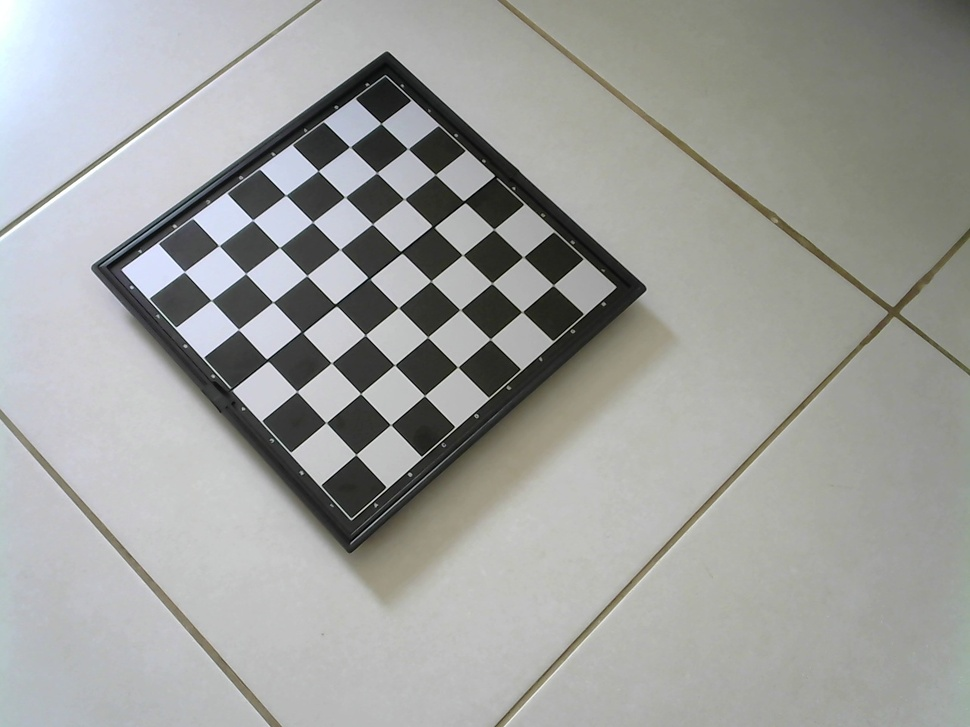
#> input picture calibration/calibration_images/1.jpg, 970 x 727 px, shrunk from 1280 x 960 before the run
$ python -i preprocessing.py   (imports and definitions only)
#> lines starting #> are read from the running program, lines starting #| are printed output that depends on the picture; after the words box and inside, x2 and y2 are one past the last pixel; in counts of white or black regions, pixels touching at a corner belong together
#> further down, picture is the input picture: shape (727, 970, 3); mean B, G, R 157.3, 160, 158.7
import cv2

def get_contours(frame):
    blurred = cv2.GaussianBlur(frame, (5, 5), cv2.BORDER_DEFAULT)
    canny = cv2.Canny(blurred, 50, 150)
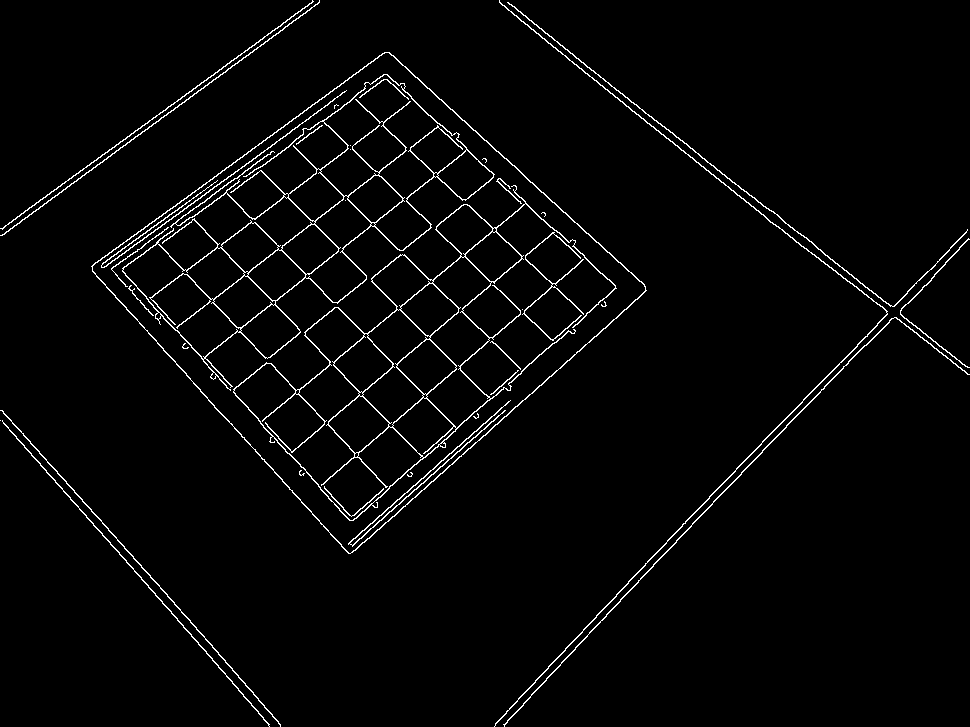
#> canny: shape (727, 970); 2.6% white in thin lines or dots

    kernel = cv2.getStructuringElement(cv2.MORPH_RECT, (2, 2))
    dilated = cv2.dilate(canny, kernel)
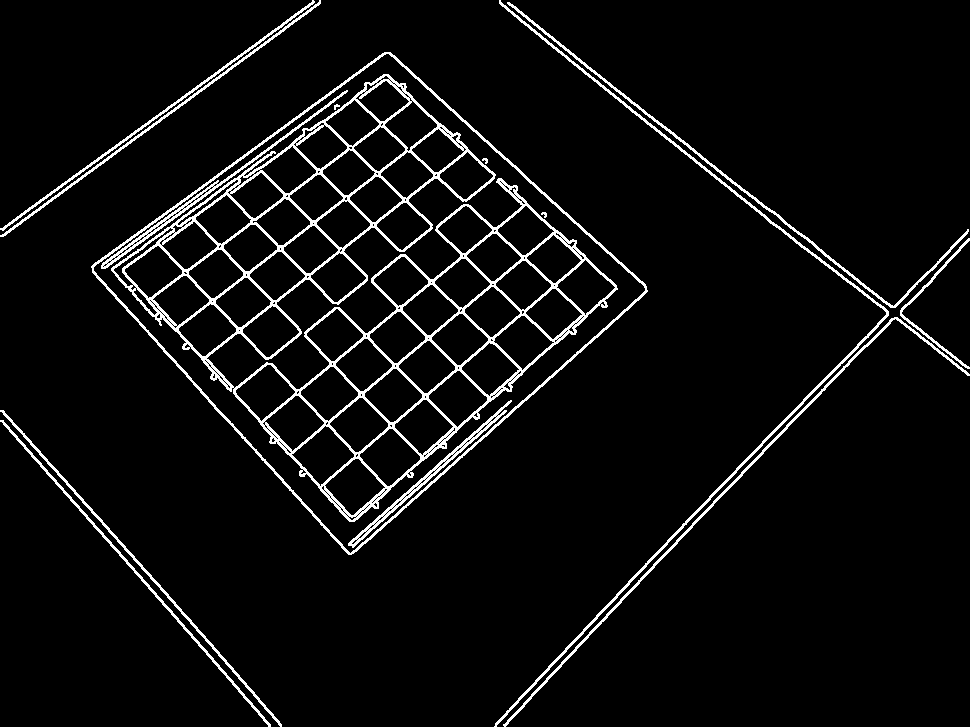
#> dilated: shape (727, 970); 5.3% white in thin lines or dots

    eroded = cv2.erode(dilated, kernel)
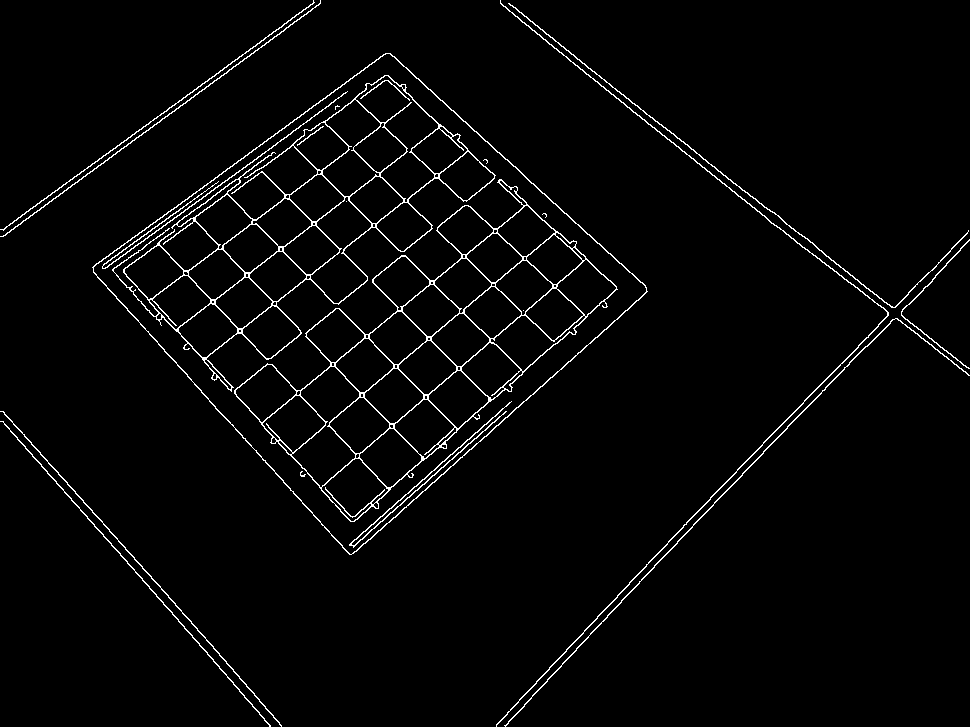
#> eroded: shape (727, 970); 2.7% white in thin lines or dots

    contours, _ = cv2.findContours(
        eroded, cv2.RETR_EXTERNAL, cv2.CHAIN_APPROX_SIMPLE
    )
#> contours = 9 contours; largest, box (x1, y1, x2, y2) and area: (92, 53, 648, 555) 141701, (496, 0, 889, 727) 682, (504, 318, 970, 727) 429, (508, 3, 969, 308) 352, (0, 411, 282, 727) 270
    return contours

>>> import cv2
>>> picture = cv2.imread('../../calibration/calibration_images/1.jpg')
>>> result = get_contours(picture)
#> result has the same summary as contours in get_contours

$ run again, on calibration/calibration_images/10.jpg
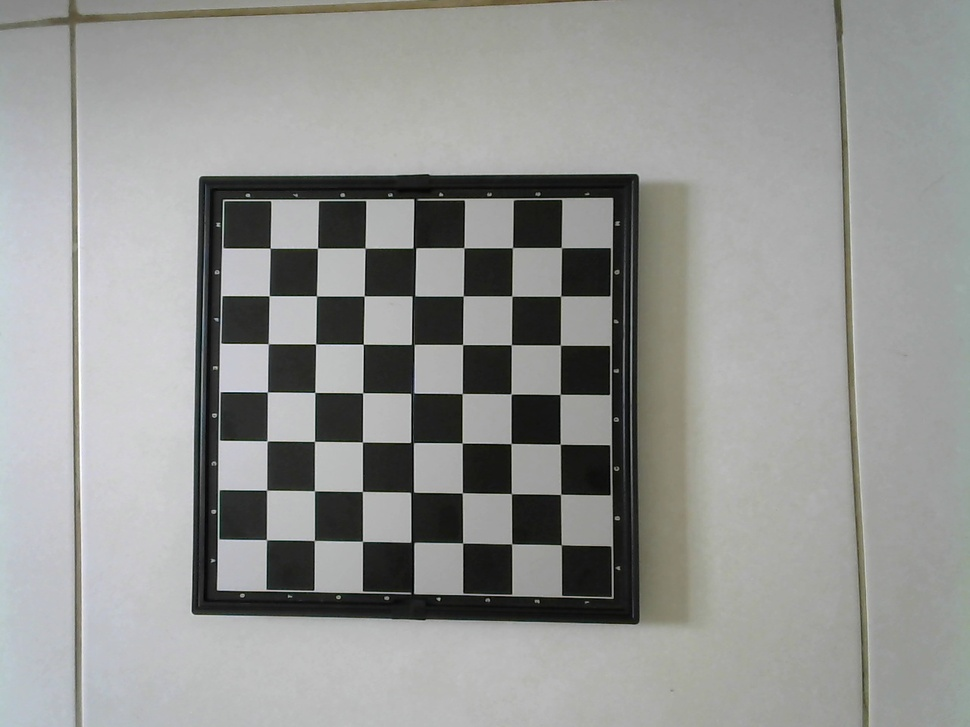
#> input picture calibration/calibration_images/10.jpg, 970 x 727 px, shrunk from 1280 x 960 before the run
#> picture is the input picture: shape (727, 970, 3); mean B, G, R 146.6, 148.8, 147.8
#> in get_contours, `canny = cv2.Canny(blurred, 50, 150)`:
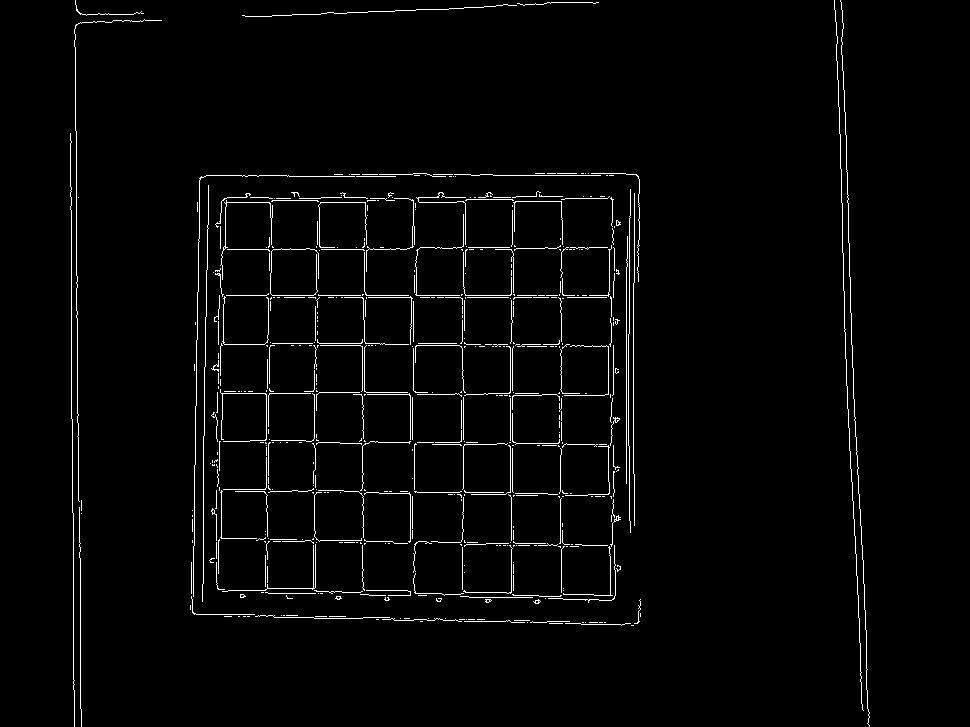
#> canny: shape (727, 970); 2.4% white in thin lines or dots, all inside (x1, y1, x2, y2) = (70, 0, 870, 727)
#> dilated: shape (727, 970); 5% white; 15 white regions, largest, box (x1, y1, x2, y2) and area: (209, 191, 622, 604) 21978, (190, 173, 642, 627) 3896, (74, 19, 163, 727) 1646
#> in get_contours, `eroded = cv2.erode(dilated, kernel)`:
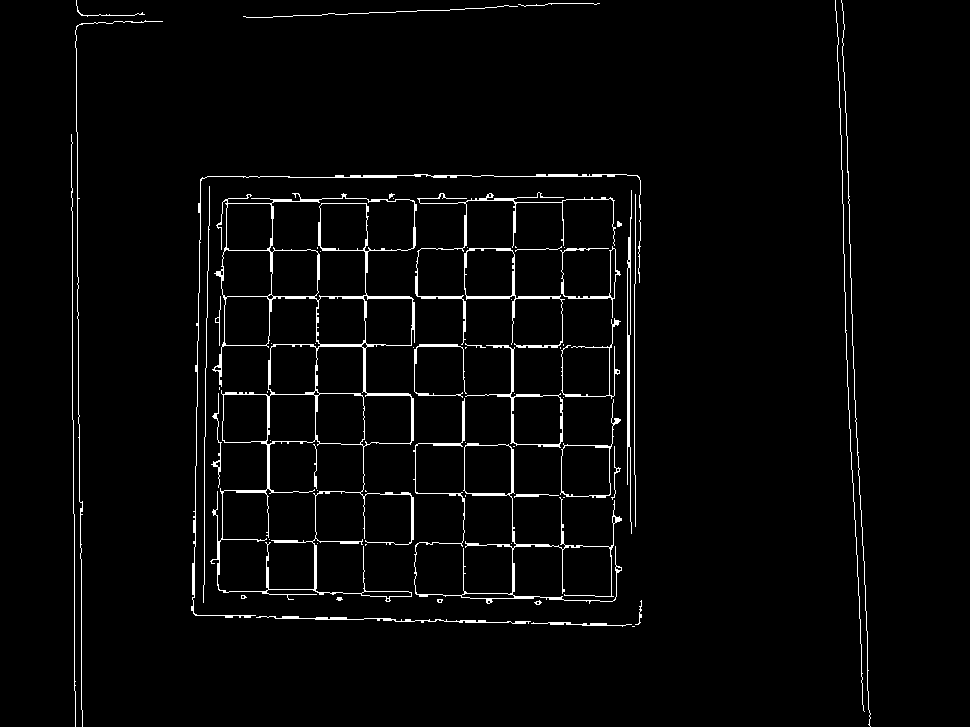
#> eroded: shape (727, 970); 2.9% white in thin lines or dots, all inside (x1, y1, x2, y2) = (71, 0, 871, 727)
#> contours = 59 contours, 44 with area under 20; largest, box (x1, y1, x2, y2) and area: (210, 193, 417, 602) 51982, (413, 398, 622, 604) 3334, (465, 345, 563, 448) 2666, (464, 248, 565, 348) 2631, (560, 399, 621, 498) 2463
#> result has the same summary as contours in get_contours

$ run again, on calibration/calibration_images/2.jpg
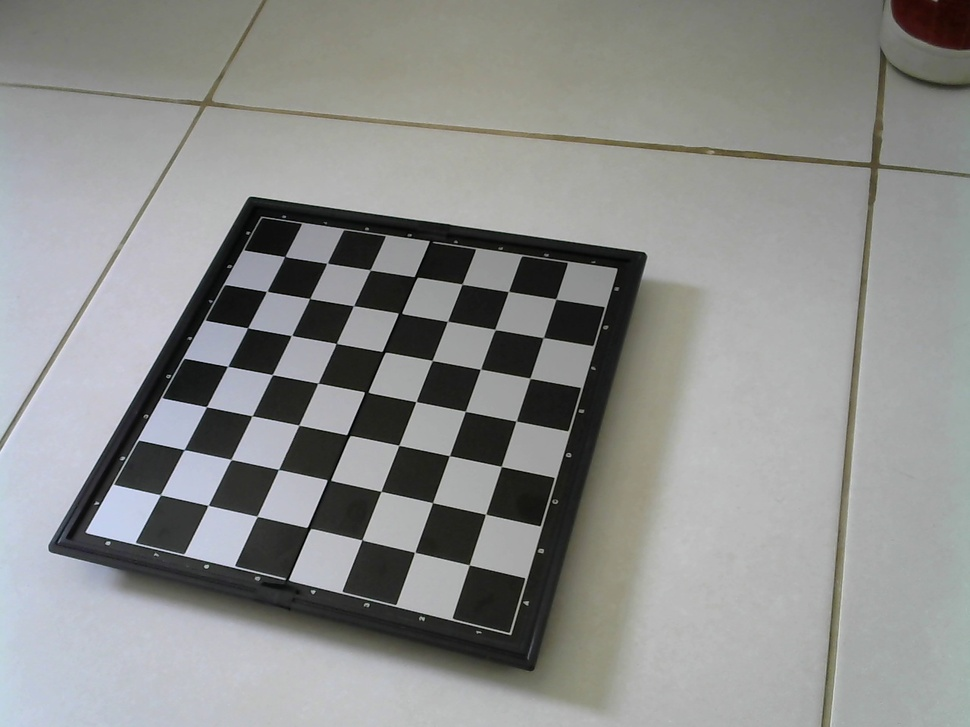
#> input picture calibration/calibration_images/2.jpg, 970 x 727 px, shrunk from 1280 x 960 before the run
#> picture is the input picture: shape (727, 970, 3); mean B, G, R 140.4, 142.2, 141
#> in get_contours, `canny = cv2.Canny(blurred, 50, 150)`:
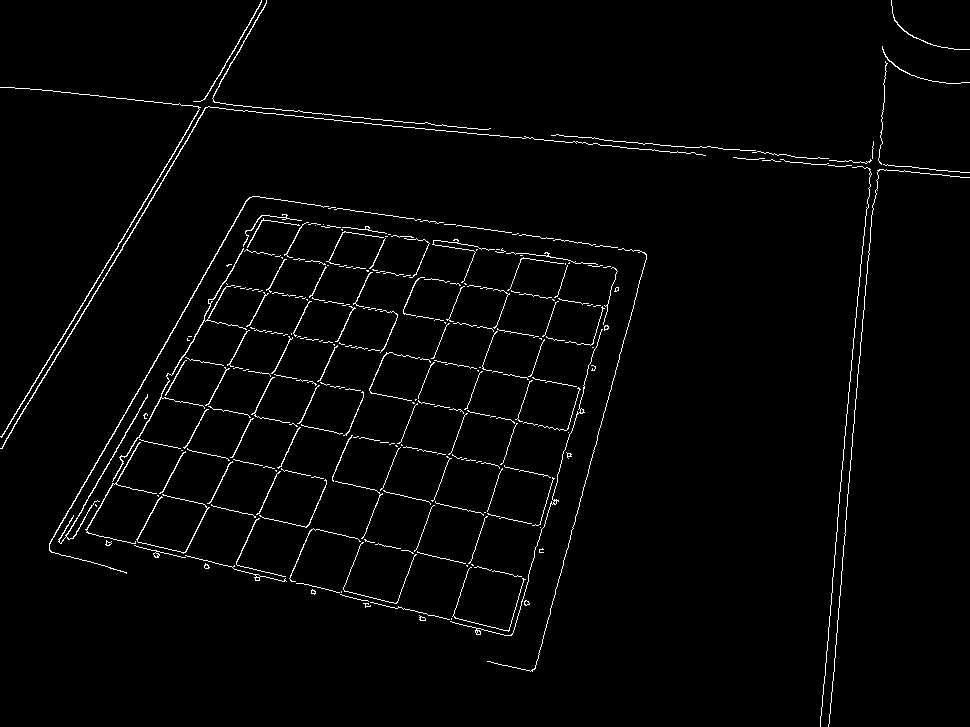
#> canny: shape (727, 970); 2.1% white in thin lines or dots
#> dilated: shape (727, 970); 4.6% white in thin lines or dots
#> in get_contours, `eroded = cv2.erode(dilated, kernel)`:
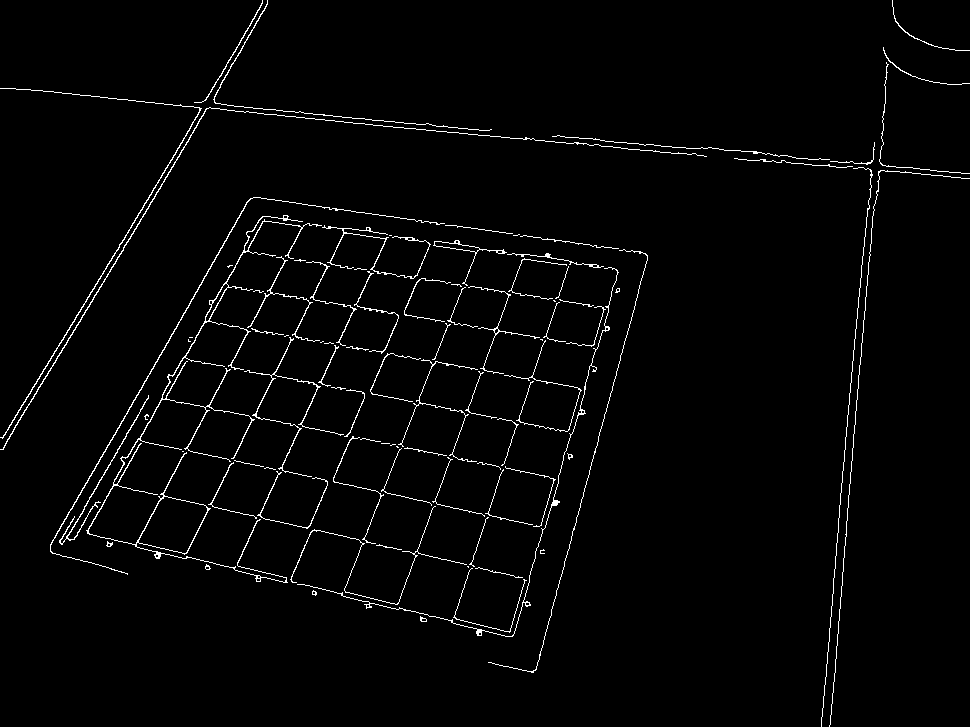
#> eroded: shape (727, 970); 2.2% white in thin lines or dots
#> contours = 89 contours, 62 with area under 20; largest, box (x1, y1, x2, y2) and area: (86, 215, 322, 583) 3305, (433, 240, 507, 286) 265, (50, 197, 445, 575) 212, (0, 107, 707, 450) 204, (0, 88, 202, 439) 190
#> result has the same summary as contours in get_contours

$ run again, on calibration/calibration_images/3.jpg
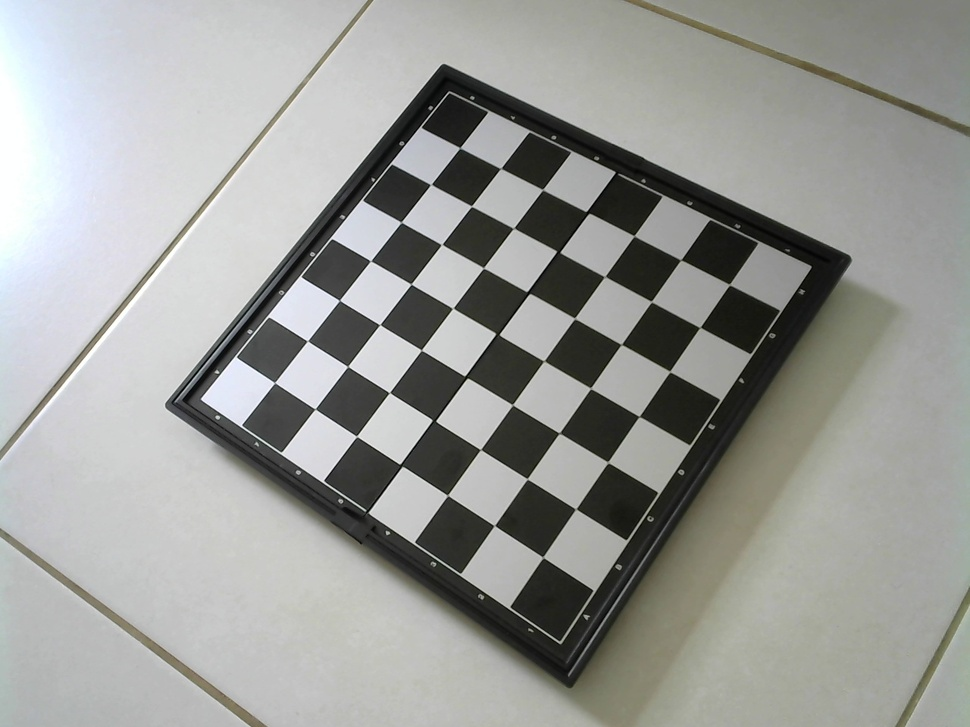
#> input picture calibration/calibration_images/3.jpg, 970 x 727 px, shrunk from 1280 x 960 before the run
#> picture is the input picture: shape (727, 970, 3); mean B, G, R 152, 155.3, 154.1
#> in get_contours, `canny = cv2.Canny(blurred, 50, 150)`:
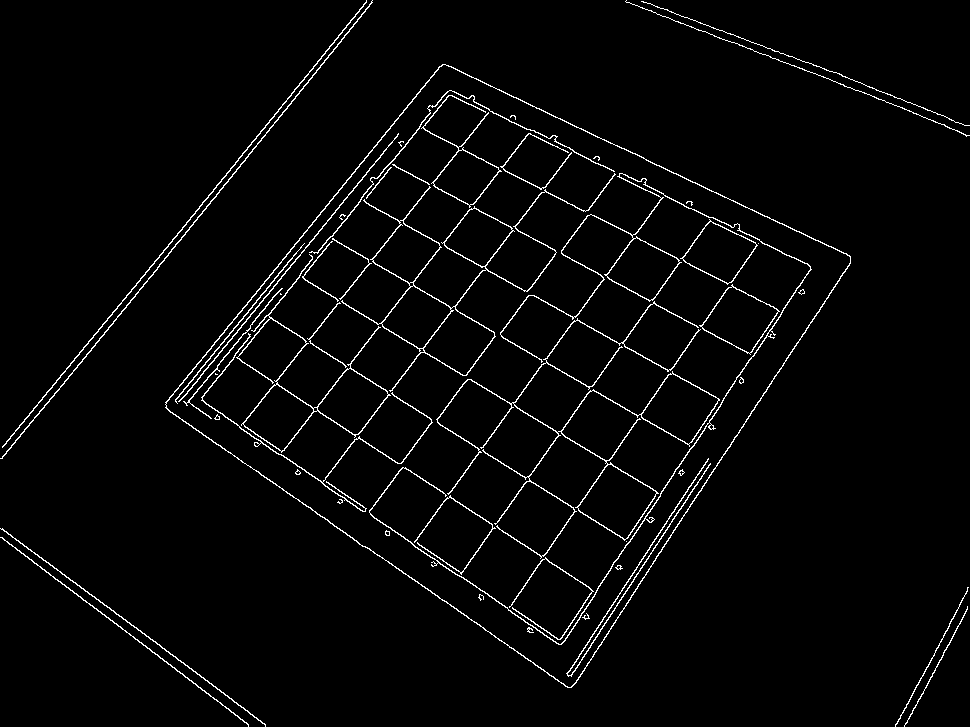
#> canny: shape (727, 970); 2.8% white in thin lines or dots
#> dilated: shape (727, 970); 5.6% white in thin lines or dots
#> in get_contours, `eroded = cv2.erode(dilated, kernel)`:
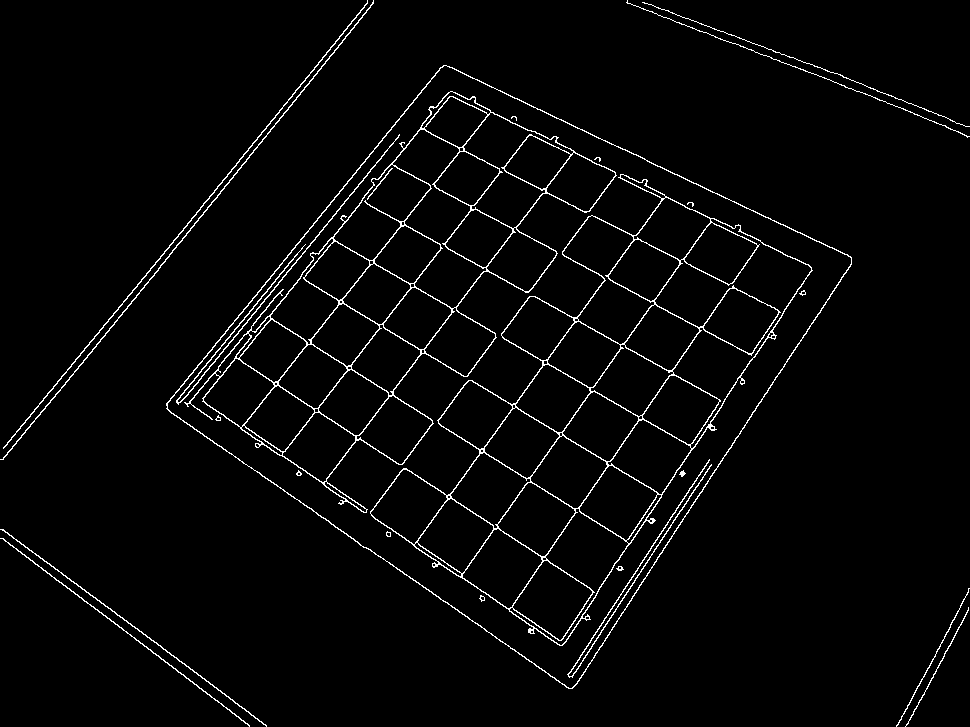
#> eroded: shape (727, 970); 2.8% white in thin lines or dots
#> contours = 9 contours; largest, box (x1, y1, x2, y2) and area: (166, 65, 852, 689) 225849, (0, 0, 374, 460) 362, (3, 0, 368, 449) 357, (0, 529, 267, 727) 194, (0, 538, 250, 727) 176
#> result has the same summary as contours in get_contours
